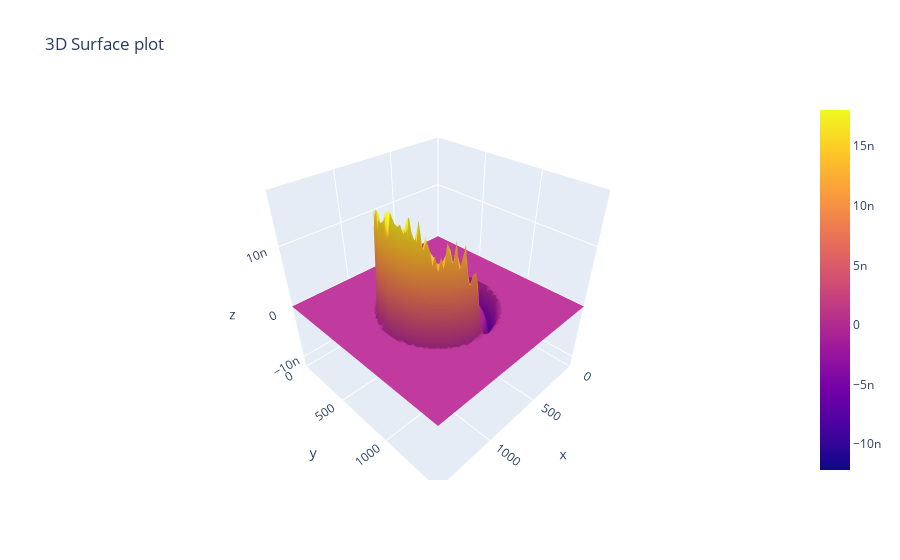

This figure's notebook cell:
### Code cell
x = np.linspace(minX, maxX, sizeX)
y = np.linspace(minY, maxY, sizeY)

Y, X = np.meshgrid(y, x)

fig = go.Figure(data=[go.Surface(z=datauAverage, x=X, y=Y)])
fig.update_layout(
    title='3D Surface plot',
    scene=dict(
        xaxis=dict(nticks=4, range=[minX, maxX],),
        yaxis=dict(nticks=4, range=[minY, maxY],),
        zaxis=dict(nticks=4, range=[np.min(datauAverage), np.max(datauAverage)],)))

fig.show()

### Figure 1 — Plotly figure (JSON) as saved in the notebook; plotly's stock layout.template omitted (floating-point values rounded to 4 significant figures; data arrays with more than 128 entries replaced by an {"elided": "..."} marker saying what was removed)
{"data": [{"type": "surface", "x": {"elided": "61x61 int values"}, "y": {"elided": "61x61 int values"}, "z": {"elided": "61x61 float values"}}], "layout": {"scene": {"xaxis": {"nticks": 4, "range": [0, 1500]}, "yaxis": {"nticks": 4, "range": [0, 1500]}, "zaxis": {"nticks": 4, "range": [-1.216e-08, 1.803e-08]}}, "title": {"text": "3D Surface plot"}}}
